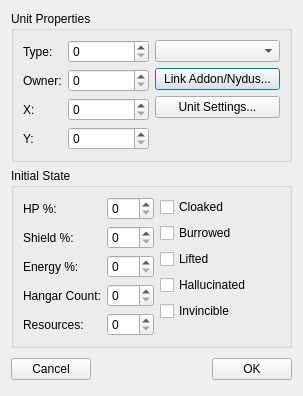
<?xml version="1.0" encoding="UTF-8"?>
<ui version="4.0">
 <class>Dialog</class>
 <widget class="QDialog" name="Dialog">
  <property name="geometry">
   <rect>
    <x>0</x>
    <y>0</y>
    <width>303</width>
    <height>353</height>
   </rect>
  </property>
  <property name="windowTitle">
   <string>Dialog</string>
  </property>
  <layout class="QVBoxLayout" name="verticalLayout">
   <item>
    <widget class="QGroupBox" name="groupBox_2">
     <property name="title">
      <string>Unit Properties</string>
     </property>
     <layout class="QHBoxLayout" name="horizontalLayout_2">
      <item>
       <layout class="QFormLayout" name="formLayout_2">
        <item row="0" column="0">
         <widget class="QLabel" name="label_6">
          <property name="text">
           <string>Type:</string>
          </property>
         </widget>
        </item>
        <item row="0" column="1">
         <widget class="QSpinBox" name="spinBox_6"/>
        </item>
        <item row="1" column="0">
         <widget class="QLabel" name="label_7">
          <property name="text">
           <string>Owner:</string>
          </property>
         </widget>
        </item>
        <item row="1" column="1">
         <widget class="QSpinBox" name="spinBox_7"/>
        </item>
        <item row="2" column="0">
         <widget class="QLabel" name="label_8">
          <property name="text">
           <string>X:</string>
          </property>
         </widget>
        </item>
        <item row="2" column="1">
         <widget class="QSpinBox" name="spinBox_8"/>
        </item>
        <item row="3" column="0">
         <widget class="QLabel" name="label_9">
          <property name="text">
           <string>Y:</string>
          </property>
         </widget>
        </item>
        <item row="3" column="1">
         <widget class="QSpinBox" name="spinBox_9"/>
        </item>
       </layout>
      </item>
      <item>
       <layout class="QVBoxLayout" name="verticalLayout_3">
        <item>
         <widget class="QComboBox" name="cmb_unitTypeDropdown"/>
        </item>
        <item>
         <widget class="QPushButton" name="btn_LinkAddon">
          <property name="text">
           <string>Link Addon/Nydus...</string>
          </property>
         </widget>
        </item>
        <item>
         <widget class="QPushButton" name="btn_UnitSettings">
          <property name="text">
           <string>Unit Settings...</string>
          </property>
         </widget>
        </item>
        <item>
         <spacer name="verticalSpacer">
          <property name="orientation">
           <enum>Qt::Vertical</enum>
          </property>
          <property name="sizeHint" stdset="0">
           <size>
            <width>20</width>
            <height>0</height>
           </size>
          </property>
         </spacer>
        </item>
       </layout>
      </item>
     </layout>
    </widget>
   </item>
   <item>
    <widget class="QGroupBox" name="groupBox">
     <property name="title">
      <string>Initial State</string>
     </property>
     <layout class="QHBoxLayout" name="horizontalLayout">
      <item>
       <layout class="QFormLayout" name="formLayout">
        <item row="0" column="0">
         <widget class="QLabel" name="label">
          <property name="text">
           <string>HP %:</string>
          </property>
         </widget>
        </item>
        <item row="0" column="1">
         <widget class="QSpinBox" name="spn_hp">
          <property name="maximum">
           <number>100</number>
          </property>
         </widget>
        </item>
        <item row="1" column="0">
         <widget class="QLabel" name="label_2">
          <property name="text">
           <string>Shield %:</string>
          </property>
         </widget>
        </item>
        <item row="1" column="1">
         <widget class="QSpinBox" name="spn_shields">
          <property name="maximum">
           <number>100</number>
          </property>
         </widget>
        </item>
        <item row="2" column="0">
         <widget class="QLabel" name="label_3">
          <property name="text">
           <string>Energy %:</string>
          </property>
         </widget>
        </item>
        <item row="2" column="1">
         <widget class="QSpinBox" name="spn_energy">
          <property name="maximum">
           <number>100</number>
          </property>
         </widget>
        </item>
        <item row="3" column="0">
         <widget class="QLabel" name="label_4">
          <property name="text">
           <string>Hangar Count:</string>
          </property>
         </widget>
        </item>
        <item row="3" column="1">
         <widget class="QSpinBox" name="spn_hangar">
          <property name="maximum">
           <number>100</number>
          </property>
         </widget>
        </item>
        <item row="4" column="0">
         <widget class="QLabel" name="label_5">
          <property name="text">
           <string>Resources:</string>
          </property>
         </widget>
        </item>
        <item row="4" column="1">
         <widget class="QSpinBox" name="spn_resources">
          <property name="maximum">
           <number>100</number>
          </property>
         </widget>
        </item>
       </layout>
      </item>
      <item>
       <layout class="QVBoxLayout" name="verticalLayout_2">
        <item>
         <widget class="QCheckBox" name="chk_cloaked">
          <property name="text">
           <string>Cloaked</string>
          </property>
         </widget>
        </item>
        <item>
         <widget class="QCheckBox" name="chk_burrowed">
          <property name="text">
           <string>Burrowed</string>
          </property>
         </widget>
        </item>
        <item>
         <widget class="QCheckBox" name="chk_lifted">
          <property name="text">
           <string>Lifted</string>
          </property>
         </widget>
        </item>
        <item>
         <widget class="QCheckBox" name="chk_hallucinated">
          <property name="text">
           <string>Hallucinated</string>
          </property>
         </widget>
        </item>
        <item>
         <widget class="QCheckBox" name="chk_invincible">
          <property name="text">
           <string>Invincible</string>
          </property>
         </widget>
        </item>
        <item>
         <spacer name="verticalSpacer_3">
          <property name="orientation">
           <enum>Qt::Vertical</enum>
          </property>
          <property name="sizeHint" stdset="0">
           <size>
            <width>20</width>
            <height>20</height>
           </size>
          </property>
         </spacer>
        </item>
       </layout>
      </item>
     </layout>
    </widget>
   </item>
   <item>
    <spacer name="verticalSpacer_2">
     <property name="orientation">
      <enum>Qt::Vertical</enum>
     </property>
     <property name="sizeHint" stdset="0">
      <size>
       <width>20</width>
       <height>40</height>
      </size>
     </property>
    </spacer>
   </item>
   <item>
    <layout class="QHBoxLayout">
     <property name="spacing">
      <number>6</number>
     </property>
     <property name="leftMargin">
      <number>0</number>
     </property>
     <property name="topMargin">
      <number>0</number>
     </property>
     <property name="rightMargin">
      <number>0</number>
     </property>
     <property name="bottomMargin">
      <number>0</number>
     </property>
     <item>
      <widget class="QPushButton" name="cancelButton">
       <property name="text">
        <string>Cancel</string>
       </property>
      </widget>
     </item>
     <item>
      <spacer>
       <property name="orientation">
        <enum>Qt::Horizontal</enum>
       </property>
       <property name="sizeHint" stdset="0">
        <size>
         <width>131</width>
         <height>31</height>
        </size>
       </property>
      </spacer>
     </item>
     <item>
      <widget class="QPushButton" name="okButton">
       <property name="text">
        <string>OK</string>
       </property>
      </widget>
     </item>
    </layout>
   </item>
  </layout>
 </widget>
 <resources/>
 <connections>
  <connection>
   <sender>okButton</sender>
   <signal>clicked()</signal>
   <receiver>Dialog</receiver>
   <slot>accept()</slot>
   <hints>
    <hint type="sourcelabel">
     <x>278</x>
     <y>253</y>
    </hint>
    <hint type="destinationlabel">
     <x>96</x>
     <y>254</y>
    </hint>
   </hints>
  </connection>
  <connection>
   <sender>cancelButton</sender>
   <signal>clicked()</signal>
   <receiver>Dialog</receiver>
   <slot>reject()</slot>
   <hints>
    <hint type="sourcelabel">
     <x>369</x>
     <y>253</y>
    </hint>
    <hint type="destinationlabel">
     <x>179</x>
     <y>282</y>
    </hint>
   </hints>
  </connection>
 </connections>
</ui>
